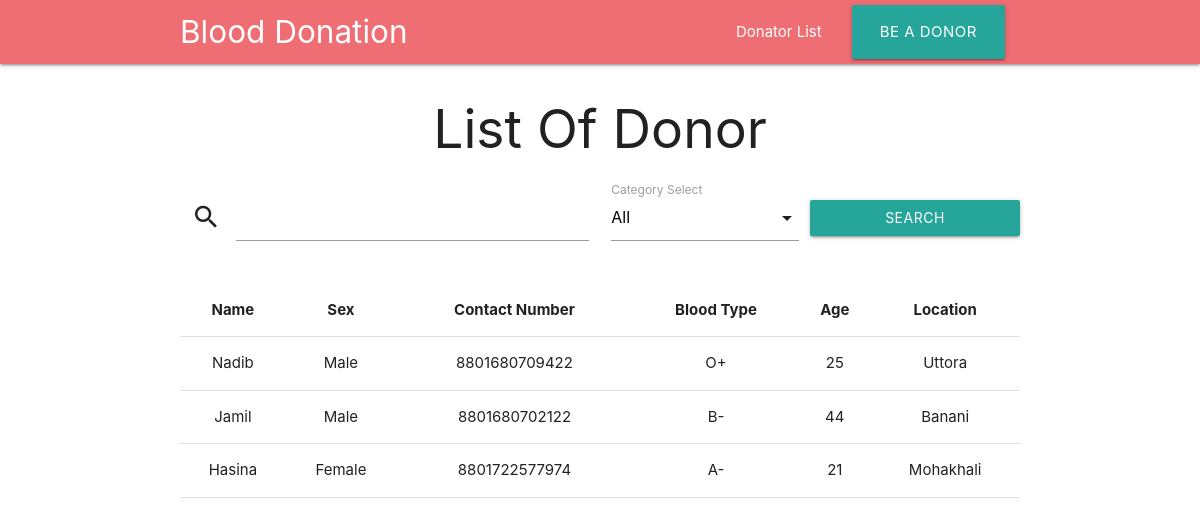
Before: / with the older database file.
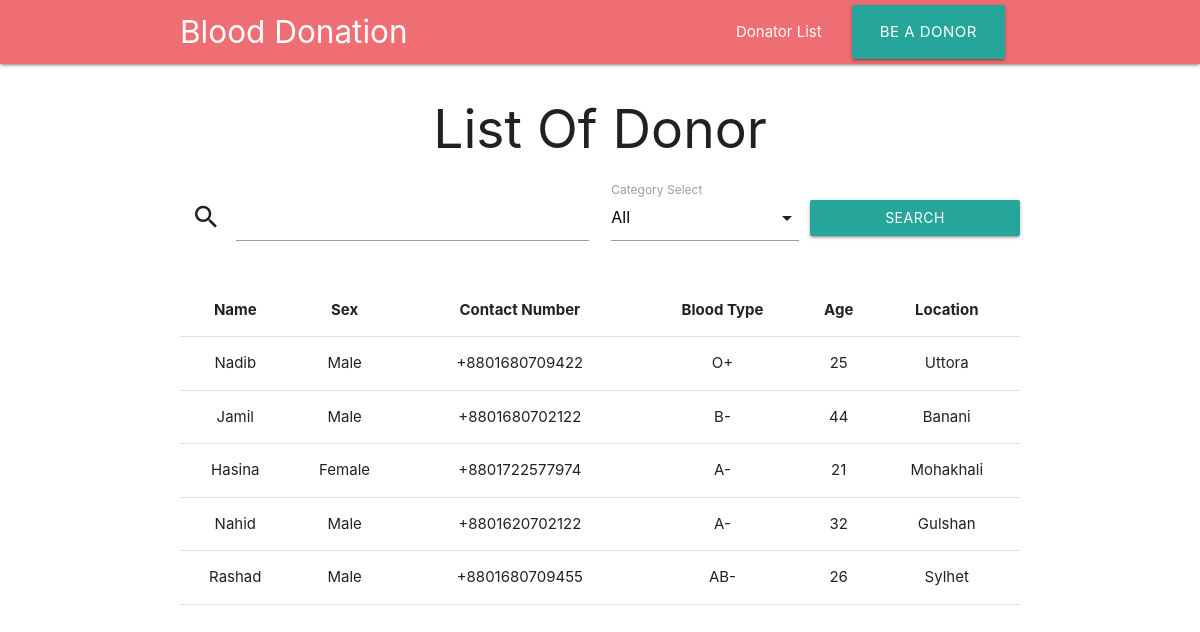
After: the same page with the newer database file.
### bloodDonation/models.py (models this page shows, shortened)
class Donator(models.Model):
    name = models.CharField(max_length=30)
    sex = models.CharField(max_length=30)
    contact_number = models.CharField(max_length=20)
    age = models.IntegerField(null=True)
    blood_type= models.CharField(max_length=10)
    location= models.CharField(max_length=255,null=True)
    joined = models.DateTimeField(auto_now_add=True)

### bloodDonation/views.py (the view, shortened to what this page needs)
# urls.py: path('', doner_list, name='list'),
def doner_list(request):
    donors =Donator.objects.all()
    return render(request,'bloodDonation/list.html',{'doners':donors})

### bloodDonation/templates/bloodDonation/list.html (shortened to what this page needs)
<!DOCTYPE html>
<html lang="en">
<head>
      <link rel="stylesheet" href="https://cdnjs.cloudflare.com/ajax/libs/materialize/1.0.0/css/materialize.min.css">
</head>
<body>
    <nav>
        <div class="container">
        <div class="nav-wrapper">
          <a href="#" class="brand-logo">Blood Donation</a>
          <ul id="nav-mobile" class="right hide-on-med-and-down">
            <li><a href=" {% url 'bloodDonation:list'  %} ">Donator List</a></li>
            <li><a href="{% url 'bloodDonation:newDoner' %}" class="waves-effect waves-light btn-large">Be A Donor</a></li>
          </ul>
        </div>
    </div>
      </nav>
        <div class="container">
          <h2 class="center">List Of Donor</h2>
          <div class="row">
              <form action="#" method="POST">
                <div class="input-field col s6">
                    <i class="material-icons prefix">search</i>
                    <input id="search" name="search" class="validate">
                  </div>
                  <div class="input-field col s3">
                    <label>Category Select </label>
                  </div>
                  <button class="col s3 waves-effect waves-light btn" style="margin-top: 20px" type="submit">Search</button>
                </form>
          </div>
          <table class="centered responsive-table highlight">
            <thead>
              <tr>
                  <th>Name</th>
                  <th>Sex</th>
                  <th>Contact Number</th>
                  <th>Blood Type</th>
                  <th>Age</th>
                  <th>Location</th>
              </tr>
            </thead>
            <tbody>
              {% for doner in doners %}
              <tr>
                <td>{{doner.name}}</td>
                <td>{{doner.sex}}</td>
                <td>{{doner.contact_number}}</td>
                <td>{{doner.blood_type}}</td>
                <td>{{doner.age}}</td>
                <td>{{doner.location}}</td>
              </tr>
              {% endfor %}
            </tbody>
          </table>
        </div>
</body>
</html>

Changed rows visible on the page:
changed Donator "Nadib": contact_number "8801680709422" → "+8801680709422"
changed Donator "Jamil": contact_number "8801680702122" → "+8801680702122"
changed Donator "Hasina": contact_number "8801722577974" → "+8801722577974"
added Donator: name "Nahid", sex "Male", contact_number "+8801620702122", blood_type "A-", age "32", location "Gulshan"
added Donator: name "Rashad", sex "Male", contact_number "+8801680709455", blood_type "AB-", age "26", location "Sylhet"
